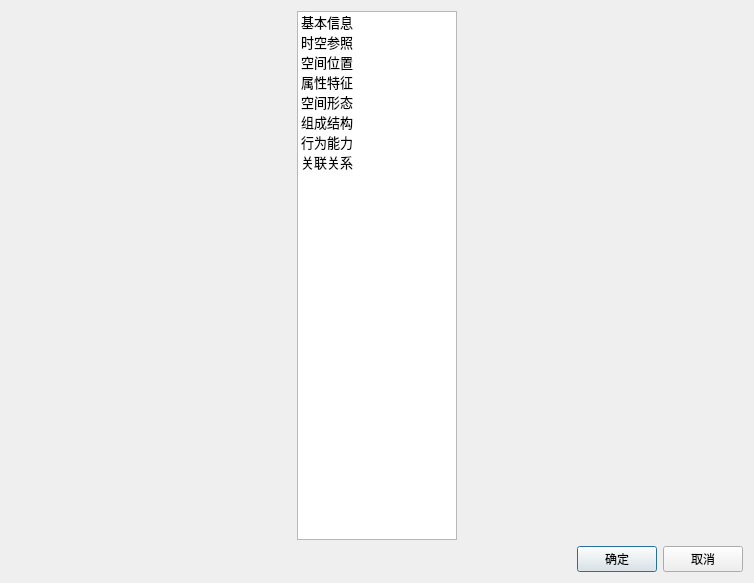
<?xml version="1.0" encoding="UTF-8"?>
<ui version="4.0">
 <class>CreateObjectDialog</class>
 <widget class="QDialog" name="CreateObjectDialog">
  <property name="geometry">
   <rect>
    <x>0</x>
    <y>0</y>
    <width>754</width>
    <height>583</height>
   </rect>
  </property>
  <property name="windowTitle">
   <string>创建多粒度时空对象</string>
  </property>
  <property name="windowIcon">
   <iconset resource="../ModelingTool.qrc">
    <normaloff>:/ModelingTool/Images/createObject.png</normaloff>:/ModelingTool/Images/createObject.png</iconset>
  </property>
  <layout class="QGridLayout" name="gridLayout">
   <item row="0" column="0">
    <layout class="QVBoxLayout" name="verticalLayout">
     <item>
      <layout class="QHBoxLayout" name="horizontalLayout">
       <item>
        <widget class="QListWidget" name="listWidget">
         <property name="maximumSize">
          <size>
           <width>160</width>
           <height>16777215</height>
          </size>
         </property>
         <property name="iconSize">
          <size>
           <width>30</width>
           <height>30</height>
          </size>
         </property>
         <item>
          <property name="text">
           <string>基本信息</string>
          </property>
          <property name="font">
           <font>
            <pointsize>10</pointsize>
           </font>
          </property>
          <property name="icon">
           <iconset resource="../ModelingTool.qrc">
            <normaloff>:/ModelingTool/Images/basicinfo.png</normaloff>:/ModelingTool/Images/basicinfo.png</iconset>
          </property>
         </item>
         <item>
          <property name="text">
           <string>时空参照</string>
          </property>
          <property name="font">
           <font>
            <pointsize>10</pointsize>
           </font>
          </property>
          <property name="icon">
           <iconset resource="../ModelingTool.qrc">
            <normaloff>:/ModelingTool/Images/reference.png</normaloff>:/ModelingTool/Images/reference.png</iconset>
          </property>
         </item>
         <item>
          <property name="text">
           <string>空间位置</string>
          </property>
          <property name="font">
           <font>
            <pointsize>10</pointsize>
           </font>
          </property>
          <property name="icon">
           <iconset resource="../ModelingTool.qrc">
            <normaloff>:/ModelingTool/Images/position.png</normaloff>:/ModelingTool/Images/position.png</iconset>
          </property>
         </item>
         <item>
          <property name="text">
           <string>属性特征</string>
          </property>
          <property name="font">
           <font>
            <pointsize>10</pointsize>
           </font>
          </property>
          <property name="icon">
           <iconset resource="../ModelingTool.qrc">
            <normaloff>:/ModelingTool/Images/attribute.png</normaloff>:/ModelingTool/Images/attribute.png</iconset>
          </property>
         </item>
         <item>
          <property name="text">
           <string>空间形态</string>
          </property>
          <property name="font">
           <font>
            <pointsize>10</pointsize>
           </font>
          </property>
          <property name="icon">
           <iconset resource="../ModelingTool.qrc">
            <normaloff>:/ModelingTool/Images/form.png</normaloff>:/ModelingTool/Images/form.png</iconset>
          </property>
         </item>
         <item>
          <property name="text">
           <string>组成结构</string>
          </property>
          <property name="font">
           <font>
            <pointsize>10</pointsize>
           </font>
          </property>
          <property name="icon">
           <iconset resource="../ModelingTool.qrc">
            <normaloff>:/ModelingTool/Images/compose.png</normaloff>:/ModelingTool/Images/compose.png</iconset>
          </property>
         </item>
         <item>
          <property name="text">
           <string>行为能力</string>
          </property>
          <property name="font">
           <font>
            <pointsize>10</pointsize>
           </font>
          </property>
          <property name="icon">
           <iconset resource="../ModelingTool.qrc">
            <normaloff>:/ModelingTool/Images/behaviorComponent.png</normaloff>:/ModelingTool/Images/behaviorComponent.png</iconset>
          </property>
         </item>
         <item>
          <property name="text">
           <string>关联关系</string>
          </property>
          <property name="font">
           <font>
            <pointsize>10</pointsize>
           </font>
          </property>
          <property name="icon">
           <iconset resource="../ModelingTool.qrc">
            <normaloff>:/ModelingTool/Images/relation.png</normaloff>:/ModelingTool/Images/relation.png</iconset>
          </property>
         </item>
        </widget>
       </item>
      </layout>
     </item>
     <item>
      <layout class="QHBoxLayout" name="horizontalLayout_buttons">
       <item>
        <spacer name="horizontalSpacer">
         <property name="orientation">
          <enum>Qt::Horizontal</enum>
         </property>
         <property name="sizeHint" stdset="0">
          <size>
           <width>358</width>
           <height>20</height>
          </size>
         </property>
        </spacer>
       </item>
       <item>
        <widget class="QPushButton" name="pushButton_create">
         <property name="text">
          <string>确定</string>
         </property>
        </widget>
       </item>
       <item>
        <widget class="QPushButton" name="pushButton_cancel">
         <property name="text">
          <string>取消</string>
         </property>
        </widget>
       </item>
      </layout>
     </item>
    </layout>
   </item>
  </layout>
 </widget>
 <resources>
  <include location="../ModelingTool.qrc"/>
 </resources>
 <connections/>
</ui>
